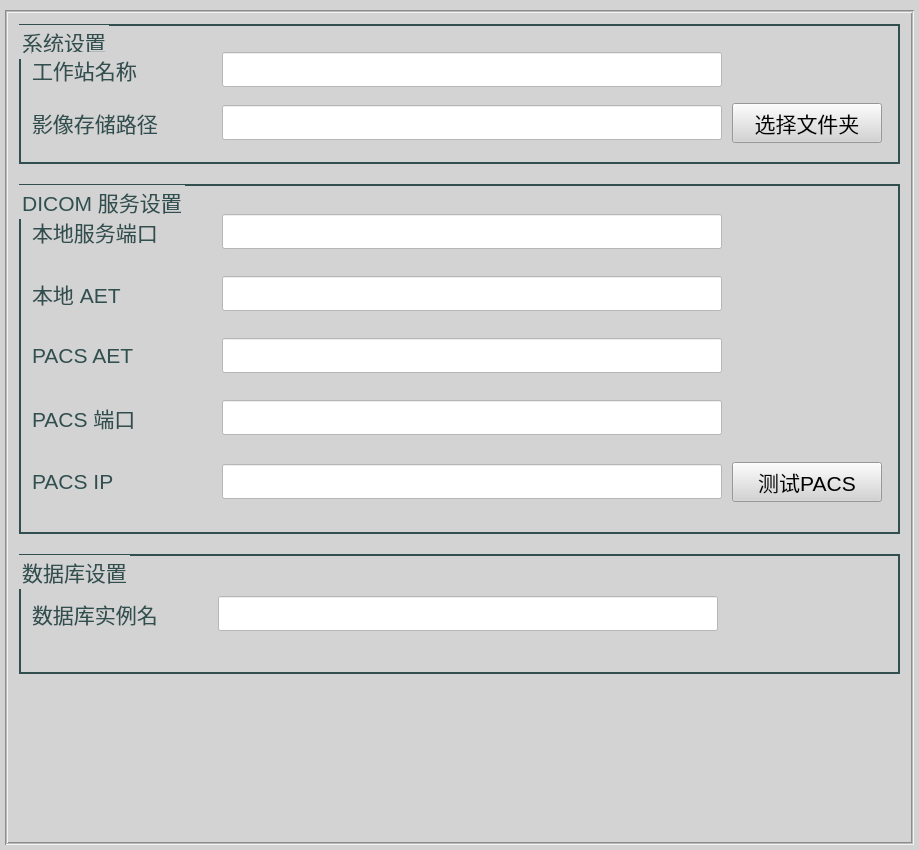
<?xml version="1.0" encoding="UTF-8"?>
<ui version="4.0">
 <class>SettingFrameWidget</class>
 <widget class="QWidget" name="SettingFrameWidget">
  <property name="geometry">
   <rect>
    <x>0</x>
    <y>0</y>
    <width>919</width>
    <height>850</height>
   </rect>
  </property>
  <property name="font">
   <font>
    <pointsize>16</pointsize>
   </font>
  </property>
  <property name="windowTitle">
   <string>SettingFrameWidget</string>
  </property>
  <property name="styleSheet">
   <string notr="true">background-color: rgb(211, 211, 211);</string>
  </property>
  <layout class="QVBoxLayout" name="verticalLayout">
   <property name="spacing">
    <number>5</number>
   </property>
   <property name="leftMargin">
    <number>5</number>
   </property>
   <property name="topMargin">
    <number>10</number>
   </property>
   <property name="rightMargin">
    <number>5</number>
   </property>
   <property name="bottomMargin">
    <number>5</number>
   </property>
   <item>
    <widget class="QScrollArea" name="scrollArea">
     <property name="frameShape">
      <enum>QFrame::Box</enum>
     </property>
     <property name="midLineWidth">
      <number>1</number>
     </property>
     <property name="widgetResizable">
      <bool>true</bool>
     </property>
     <widget class="QWidget" name="scrollAreaWidgetContents">
      <property name="geometry">
       <rect>
        <x>0</x>
        <y>0</y>
        <width>903</width>
        <height>829</height>
       </rect>
      </property>
      <property name="font">
       <font>
        <pointsize>12</pointsize>
       </font>
      </property>
      <layout class="QVBoxLayout" name="verticalLayout_2">
       <property name="spacing">
        <number>20</number>
       </property>
       <item>
        <widget class="QGroupBox" name="systemGroupBox">
         <property name="sizePolicy">
          <sizepolicy hsizetype="Preferred" vsizetype="Fixed">
           <horstretch>0</horstretch>
           <verstretch>0</verstretch>
          </sizepolicy>
         </property>
         <property name="minimumSize">
          <size>
           <width>0</width>
           <height>140</height>
          </size>
         </property>
         <property name="maximumSize">
          <size>
           <width>16777215</width>
           <height>140</height>
          </size>
         </property>
         <property name="font">
          <font>
           <pointsize>16</pointsize>
           <weight>50</weight>
           <bold>false</bold>
          </font>
         </property>
         <property name="styleSheet">
          <string notr="true">QGroupBox {color: rgb(49, 79, 79);
border-width:2px;
border-style:solid;
	border-color: rgb(49, 79, 79);}</string>
         </property>
         <property name="title">
          <string>系统设置</string>
         </property>
         <layout class="QGridLayout" name="gridLayout">
          <property name="topMargin">
           <number>20</number>
          </property>
          <property name="spacing">
           <number>10</number>
          </property>
          <item row="1" column="2">
           <widget class="ThemePushButton" name="selectStoragePathButton">
            <property name="sizePolicy">
             <sizepolicy hsizetype="Fixed" vsizetype="Fixed">
              <horstretch>0</horstretch>
              <verstretch>0</verstretch>
             </sizepolicy>
            </property>
            <property name="minimumSize">
             <size>
              <width>150</width>
              <height>40</height>
             </size>
            </property>
            <property name="maximumSize">
             <size>
              <width>150</width>
              <height>40</height>
             </size>
            </property>
            <property name="font">
             <font>
              <pointsize>16</pointsize>
              <weight>50</weight>
              <bold>false</bold>
             </font>
            </property>
            <property name="text">
             <string>选择文件夹</string>
            </property>
           </widget>
          </item>
          <item row="0" column="1">
           <widget class="QLineEdit" name="stationNameEdit">
            <property name="sizePolicy">
             <sizepolicy hsizetype="Fixed" vsizetype="Fixed">
              <horstretch>0</horstretch>
              <verstretch>0</verstretch>
             </sizepolicy>
            </property>
            <property name="minimumSize">
             <size>
              <width>500</width>
              <height>35</height>
             </size>
            </property>
            <property name="maximumSize">
             <size>
              <width>500</width>
              <height>35</height>
             </size>
            </property>
            <property name="font">
             <font>
              <pointsize>16</pointsize>
              <weight>50</weight>
              <bold>false</bold>
             </font>
            </property>
            <property name="styleSheet">
             <string notr="true">background-color: rgb(255, 255, 255);
color: rgb(0, 0, 0);</string>
            </property>
            <property name="maxLength">
             <number>64</number>
            </property>
            <property name="clearButtonEnabled">
             <bool>false</bool>
            </property>
           </widget>
          </item>
          <item row="1" column="1">
           <widget class="QLineEdit" name="storagePathEdit">
            <property name="sizePolicy">
             <sizepolicy hsizetype="Fixed" vsizetype="Fixed">
              <horstretch>0</horstretch>
              <verstretch>0</verstretch>
             </sizepolicy>
            </property>
            <property name="minimumSize">
             <size>
              <width>400</width>
              <height>35</height>
             </size>
            </property>
            <property name="maximumSize">
             <size>
              <width>600</width>
              <height>35</height>
             </size>
            </property>
            <property name="font">
             <font>
              <pointsize>16</pointsize>
              <weight>50</weight>
              <bold>false</bold>
             </font>
            </property>
            <property name="styleSheet">
             <string notr="true">background-color: rgb(255, 255, 255);
color: rgb(0, 0, 0);</string>
            </property>
            <property name="maxLength">
             <number>255</number>
            </property>
           </widget>
          </item>
          <item row="0" column="2">
           <spacer name="horizontalSpacer">
            <property name="orientation">
             <enum>Qt::Horizontal</enum>
            </property>
            <property name="sizeHint" stdset="0">
             <size>
              <width>40</width>
              <height>20</height>
             </size>
            </property>
           </spacer>
          </item>
          <item row="1" column="0">
           <widget class="QLabel" name="label_2">
            <property name="sizePolicy">
             <sizepolicy hsizetype="Fixed" vsizetype="Fixed">
              <horstretch>0</horstretch>
              <verstretch>0</verstretch>
             </sizepolicy>
            </property>
            <property name="minimumSize">
             <size>
              <width>180</width>
              <height>35</height>
             </size>
            </property>
            <property name="maximumSize">
             <size>
              <width>180</width>
              <height>35</height>
             </size>
            </property>
            <property name="font">
             <font>
              <pointsize>16</pointsize>
              <weight>50</weight>
              <bold>false</bold>
             </font>
            </property>
            <property name="styleSheet">
             <string notr="true">color: rgb(49, 79, 79);</string>
            </property>
            <property name="text">
             <string>影像存储路径</string>
            </property>
           </widget>
          </item>
          <item row="0" column="0">
           <widget class="QLabel" name="label">
            <property name="sizePolicy">
             <sizepolicy hsizetype="Fixed" vsizetype="Fixed">
              <horstretch>0</horstretch>
              <verstretch>0</verstretch>
             </sizepolicy>
            </property>
            <property name="minimumSize">
             <size>
              <width>180</width>
              <height>35</height>
             </size>
            </property>
            <property name="maximumSize">
             <size>
              <width>180</width>
              <height>35</height>
             </size>
            </property>
            <property name="font">
             <font>
              <pointsize>16</pointsize>
              <weight>50</weight>
              <bold>false</bold>
             </font>
            </property>
            <property name="styleSheet">
             <string notr="true">color: rgb(49, 79, 79);</string>
            </property>
            <property name="text">
             <string>工作站名称</string>
            </property>
           </widget>
          </item>
         </layout>
        </widget>
       </item>
       <item>
        <widget class="QGroupBox" name="groupBox">
         <property name="sizePolicy">
          <sizepolicy hsizetype="Preferred" vsizetype="Fixed">
           <horstretch>0</horstretch>
           <verstretch>0</verstretch>
          </sizepolicy>
         </property>
         <property name="minimumSize">
          <size>
           <width>0</width>
           <height>350</height>
          </size>
         </property>
         <property name="maximumSize">
          <size>
           <width>16777215</width>
           <height>350</height>
          </size>
         </property>
         <property name="font">
          <font>
           <pointsize>16</pointsize>
          </font>
         </property>
         <property name="styleSheet">
          <string notr="true">QGroupBox {color: rgb(49, 79, 79);
border-width:2px;
border-style:solid;
	border-color: rgb(49, 79, 79);}</string>
         </property>
         <property name="title">
          <string>DICOM 服务设置</string>
         </property>
         <layout class="QGridLayout" name="gridLayout_2">
          <property name="spacing">
           <number>10</number>
          </property>
          <item row="0" column="0">
           <widget class="QLabel" name="label_3">
            <property name="sizePolicy">
             <sizepolicy hsizetype="Fixed" vsizetype="Fixed">
              <horstretch>0</horstretch>
              <verstretch>0</verstretch>
             </sizepolicy>
            </property>
            <property name="minimumSize">
             <size>
              <width>180</width>
              <height>35</height>
             </size>
            </property>
            <property name="maximumSize">
             <size>
              <width>180</width>
              <height>35</height>
             </size>
            </property>
            <property name="font">
             <font>
              <pointsize>16</pointsize>
             </font>
            </property>
            <property name="styleSheet">
             <string notr="true">color: rgb(49, 79, 79);</string>
            </property>
            <property name="text">
             <string>本地服务端口</string>
            </property>
           </widget>
          </item>
          <item row="0" column="2">
           <spacer name="horizontalSpacer_2">
            <property name="orientation">
             <enum>Qt::Horizontal</enum>
            </property>
            <property name="sizeHint" stdset="0">
             <size>
              <width>40</width>
              <height>20</height>
             </size>
            </property>
           </spacer>
          </item>
          <item row="1" column="0">
           <widget class="QLabel" name="label_4">
            <property name="sizePolicy">
             <sizepolicy hsizetype="Fixed" vsizetype="Fixed">
              <horstretch>0</horstretch>
              <verstretch>0</verstretch>
             </sizepolicy>
            </property>
            <property name="minimumSize">
             <size>
              <width>180</width>
              <height>35</height>
             </size>
            </property>
            <property name="maximumSize">
             <size>
              <width>180</width>
              <height>35</height>
             </size>
            </property>
            <property name="font">
             <font>
              <pointsize>16</pointsize>
             </font>
            </property>
            <property name="toolTip">
             <string>&lt;html&gt;&lt;head/&gt;&lt;body&gt;&lt;p&gt;&lt;span style=&quot; font-size:12pt;&quot;&gt;工作站影像存储服务 AE Title&lt;/span&gt;&lt;/p&gt;&lt;/body&gt;&lt;/html&gt;</string>
            </property>
            <property name="styleSheet">
             <string notr="true">color: rgb(49, 79, 79);</string>
            </property>
            <property name="text">
             <string>本地 AET</string>
            </property>
           </widget>
          </item>
          <item row="4" column="0">
           <widget class="QLabel" name="label_7">
            <property name="sizePolicy">
             <sizepolicy hsizetype="Fixed" vsizetype="Fixed">
              <horstretch>0</horstretch>
              <verstretch>0</verstretch>
             </sizepolicy>
            </property>
            <property name="minimumSize">
             <size>
              <width>180</width>
              <height>35</height>
             </size>
            </property>
            <property name="maximumSize">
             <size>
              <width>180</width>
              <height>35</height>
             </size>
            </property>
            <property name="font">
             <font>
              <pointsize>16</pointsize>
             </font>
            </property>
            <property name="styleSheet">
             <string notr="true">color: rgb(49, 79, 79);</string>
            </property>
            <property name="text">
             <string>PACS IP</string>
            </property>
           </widget>
          </item>
          <item row="1" column="1">
           <widget class="QLineEdit" name="localAETEdit">
            <property name="sizePolicy">
             <sizepolicy hsizetype="Fixed" vsizetype="Fixed">
              <horstretch>0</horstretch>
              <verstretch>0</verstretch>
             </sizepolicy>
            </property>
            <property name="minimumSize">
             <size>
              <width>500</width>
              <height>35</height>
             </size>
            </property>
            <property name="maximumSize">
             <size>
              <width>500</width>
              <height>35</height>
             </size>
            </property>
            <property name="font">
             <font>
              <pointsize>16</pointsize>
             </font>
            </property>
            <property name="styleSheet">
             <string notr="true">background-color: rgb(255, 255, 255);
color: rgb(0, 0, 0);</string>
            </property>
            <property name="maxLength">
             <number>32</number>
            </property>
           </widget>
          </item>
          <item row="2" column="1">
           <widget class="QLineEdit" name="pacsAETEdit">
            <property name="sizePolicy">
             <sizepolicy hsizetype="Fixed" vsizetype="Fixed">
              <horstretch>0</horstretch>
              <verstretch>0</verstretch>
             </sizepolicy>
            </property>
            <property name="minimumSize">
             <size>
              <width>500</width>
              <height>35</height>
             </size>
            </property>
            <property name="maximumSize">
             <size>
              <width>500</width>
              <height>35</height>
             </size>
            </property>
            <property name="font">
             <font>
              <pointsize>16</pointsize>
             </font>
            </property>
            <property name="toolTip">
             <string>&lt;html&gt;&lt;head/&gt;&lt;body&gt;&lt;p&gt;&lt;span style=&quot; font-size:12pt;&quot;&gt;PACS DICOM 影像存储服务 AE Title&lt;/span&gt;&lt;/p&gt;&lt;/body&gt;&lt;/html&gt;</string>
            </property>
            <property name="styleSheet">
             <string notr="true">background-color: rgb(255, 255, 255);
color: rgb(0, 0, 0);</string>
            </property>
            <property name="maxLength">
             <number>32</number>
            </property>
           </widget>
          </item>
          <item row="4" column="1">
           <widget class="QLineEdit" name="pacsIPEdit">
            <property name="sizePolicy">
             <sizepolicy hsizetype="Fixed" vsizetype="Fixed">
              <horstretch>0</horstretch>
              <verstretch>0</verstretch>
             </sizepolicy>
            </property>
            <property name="minimumSize">
             <size>
              <width>500</width>
              <height>35</height>
             </size>
            </property>
            <property name="maximumSize">
             <size>
              <width>500</width>
              <height>35</height>
             </size>
            </property>
            <property name="font">
             <font>
              <pointsize>16</pointsize>
             </font>
            </property>
            <property name="toolTip">
             <string>&lt;html&gt;&lt;head/&gt;&lt;body&gt;&lt;p&gt;&lt;span style=&quot; font-size:12pt;&quot;&gt;PACS DICOM 影像存储服务 IP 地址&lt;/span&gt;&lt;/p&gt;&lt;/body&gt;&lt;/html&gt;</string>
            </property>
            <property name="styleSheet">
             <string notr="true">background-color: rgb(255, 255, 255);
color: rgb(0, 0, 0);</string>
            </property>
            <property name="maxLength">
             <number>32</number>
            </property>
           </widget>
          </item>
          <item row="0" column="1">
           <widget class="QLineEdit" name="localServerPort">
            <property name="sizePolicy">
             <sizepolicy hsizetype="Fixed" vsizetype="Fixed">
              <horstretch>0</horstretch>
              <verstretch>0</verstretch>
             </sizepolicy>
            </property>
            <property name="minimumSize">
             <size>
              <width>500</width>
              <height>35</height>
             </size>
            </property>
            <property name="maximumSize">
             <size>
              <width>500</width>
              <height>35</height>
             </size>
            </property>
            <property name="font">
             <font>
              <pointsize>16</pointsize>
             </font>
            </property>
            <property name="toolTip">
             <string>&lt;html&gt;&lt;head/&gt;&lt;body&gt;&lt;p&gt;&lt;span style=&quot; font-size:12pt;&quot;&gt;工作站 DICOM 影像接收服务端口&lt;/span&gt;&lt;/p&gt;&lt;/body&gt;&lt;/html&gt;</string>
            </property>
            <property name="styleSheet">
             <string notr="true">background-color: rgb(255, 255, 255);
color: rgb(0, 0, 0);</string>
            </property>
            <property name="maxLength">
             <number>32</number>
            </property>
           </widget>
          </item>
          <item row="2" column="0">
           <widget class="QLabel" name="label_5">
            <property name="sizePolicy">
             <sizepolicy hsizetype="Fixed" vsizetype="Fixed">
              <horstretch>0</horstretch>
              <verstretch>0</verstretch>
             </sizepolicy>
            </property>
            <property name="minimumSize">
             <size>
              <width>180</width>
              <height>35</height>
             </size>
            </property>
            <property name="maximumSize">
             <size>
              <width>180</width>
              <height>35</height>
             </size>
            </property>
            <property name="font">
             <font>
              <pointsize>16</pointsize>
             </font>
            </property>
            <property name="styleSheet">
             <string notr="true">color: rgb(49, 79, 79);</string>
            </property>
            <property name="text">
             <string>PACS AET</string>
            </property>
           </widget>
          </item>
          <item row="3" column="1">
           <widget class="QLineEdit" name="pacsPortEdit">
            <property name="sizePolicy">
             <sizepolicy hsizetype="Fixed" vsizetype="Fixed">
              <horstretch>0</horstretch>
              <verstretch>0</verstretch>
             </sizepolicy>
            </property>
            <property name="minimumSize">
             <size>
              <width>500</width>
              <height>35</height>
             </size>
            </property>
            <property name="maximumSize">
             <size>
              <width>500</width>
              <height>35</height>
             </size>
            </property>
            <property name="font">
             <font>
              <pointsize>16</pointsize>
             </font>
            </property>
            <property name="toolTip">
             <string>&lt;html&gt;&lt;head/&gt;&lt;body&gt;&lt;p&gt;&lt;span style=&quot; font-size:12pt;&quot;&gt;PACS DICOM 影像存储服务端口&lt;/span&gt;&lt;/p&gt;&lt;/body&gt;&lt;/html&gt;</string>
            </property>
            <property name="styleSheet">
             <string notr="true">background-color: rgb(255, 255, 255);
color: rgb(0, 0, 0);</string>
            </property>
            <property name="maxLength">
             <number>32</number>
            </property>
           </widget>
          </item>
          <item row="3" column="0">
           <widget class="QLabel" name="label_6">
            <property name="sizePolicy">
             <sizepolicy hsizetype="Fixed" vsizetype="Fixed">
              <horstretch>0</horstretch>
              <verstretch>0</verstretch>
             </sizepolicy>
            </property>
            <property name="minimumSize">
             <size>
              <width>180</width>
              <height>35</height>
             </size>
            </property>
            <property name="maximumSize">
             <size>
              <width>180</width>
              <height>35</height>
             </size>
            </property>
            <property name="font">
             <font>
              <pointsize>16</pointsize>
             </font>
            </property>
            <property name="styleSheet">
             <string notr="true">color: rgb(49, 79, 79);</string>
            </property>
            <property name="text">
             <string>PACS 端口</string>
            </property>
           </widget>
          </item>
          <item row="4" column="2">
           <widget class="ThemePushButton" name="echoPACSButton">
            <property name="minimumSize">
             <size>
              <width>150</width>
              <height>40</height>
             </size>
            </property>
            <property name="maximumSize">
             <size>
              <width>150</width>
              <height>40</height>
             </size>
            </property>
            <property name="font">
             <font>
              <pointsize>16</pointsize>
             </font>
            </property>
            <property name="toolTip">
             <string>&lt;html&gt;&lt;head/&gt;&lt;body&gt;&lt;p&gt;&lt;span style=&quot; font-size:16pt;&quot;&gt;测试连接 PACS DICOM 服务&lt;/span&gt;&lt;/p&gt;&lt;/body&gt;&lt;/html&gt;</string>
            </property>
            <property name="text">
             <string>测试PACS</string>
            </property>
           </widget>
          </item>
         </layout>
        </widget>
       </item>
       <item>
        <widget class="QGroupBox" name="groupBox_2">
         <property name="minimumSize">
          <size>
           <width>0</width>
           <height>120</height>
          </size>
         </property>
         <property name="maximumSize">
          <size>
           <width>16777215</width>
           <height>120</height>
          </size>
         </property>
         <property name="font">
          <font>
           <pointsize>16</pointsize>
          </font>
         </property>
         <property name="styleSheet">
          <string notr="true">QGroupBox {color: rgb(49, 79, 79);
border-width:2px;
border-style:solid;
	border-color: rgb(49, 79, 79);}</string>
         </property>
         <property name="title">
          <string>数据库设置</string>
         </property>
         <layout class="QGridLayout" name="gridLayout_3">
          <item row="0" column="1">
           <widget class="QLineEdit" name="databaseEntityNameEdit">
            <property name="minimumSize">
             <size>
              <width>500</width>
              <height>35</height>
             </size>
            </property>
            <property name="maximumSize">
             <size>
              <width>500</width>
              <height>35</height>
             </size>
            </property>
            <property name="font">
             <font>
              <pointsize>16</pointsize>
             </font>
            </property>
            <property name="toolTip">
             <string>&lt;html&gt;&lt;head/&gt;&lt;body&gt;&lt;p&gt;&lt;span style=&quot; font-size:12pt;&quot;&gt;本地MSSQL[SQL SERVER]数据库实例名, 默认数据库实例为 SQLEXPRESS&lt;/span&gt;&lt;/p&gt;&lt;/body&gt;&lt;/html&gt;</string>
            </property>
            <property name="styleSheet">
             <string notr="true">background-color: rgb(255, 255, 255);
color: rgb(0, 0, 0);</string>
            </property>
            <property name="maxLength">
             <number>64</number>
            </property>
           </widget>
          </item>
          <item row="0" column="0">
           <widget class="QLabel" name="label_8">
            <property name="minimumSize">
             <size>
              <width>180</width>
              <height>35</height>
             </size>
            </property>
            <property name="maximumSize">
             <size>
              <width>180</width>
              <height>35</height>
             </size>
            </property>
            <property name="font">
             <font>
              <pointsize>16</pointsize>
             </font>
            </property>
            <property name="styleSheet">
             <string notr="true">color: rgb(49, 79, 79);</string>
            </property>
            <property name="text">
             <string>数据库实例名</string>
            </property>
           </widget>
          </item>
          <item row="0" column="2">
           <spacer name="horizontalSpacer_3">
            <property name="orientation">
             <enum>Qt::Horizontal</enum>
            </property>
            <property name="sizeHint" stdset="0">
             <size>
              <width>40</width>
              <height>20</height>
             </size>
            </property>
           </spacer>
          </item>
         </layout>
        </widget>
       </item>
       <item>
        <spacer name="verticalSpacer">
         <property name="orientation">
          <enum>Qt::Vertical</enum>
         </property>
         <property name="sizeHint" stdset="0">
          <size>
           <width>20</width>
           <height>40</height>
          </size>
         </property>
        </spacer>
       </item>
      </layout>
     </widget>
    </widget>
   </item>
  </layout>
 </widget>
 <layoutdefault spacing="6" margin="11"/>
 <customwidgets>
  <customwidget>
   <class>ThemePushButton</class>
   <extends>QPushButton</extends>
   <header>themepushbutton.h</header>
  </customwidget>
 </customwidgets>
 <tabstops>
  <tabstop>stationNameEdit</tabstop>
  <tabstop>storagePathEdit</tabstop>
  <tabstop>localServerPort</tabstop>
  <tabstop>localAETEdit</tabstop>
  <tabstop>pacsAETEdit</tabstop>
  <tabstop>pacsPortEdit</tabstop>
  <tabstop>pacsIPEdit</tabstop>
  <tabstop>databaseEntityNameEdit</tabstop>
  <tabstop>selectStoragePathButton</tabstop>
  <tabstop>echoPACSButton</tabstop>
  <tabstop>scrollArea</tabstop>
 </tabstops>
 <resources/>
 <connections/>
</ui>
